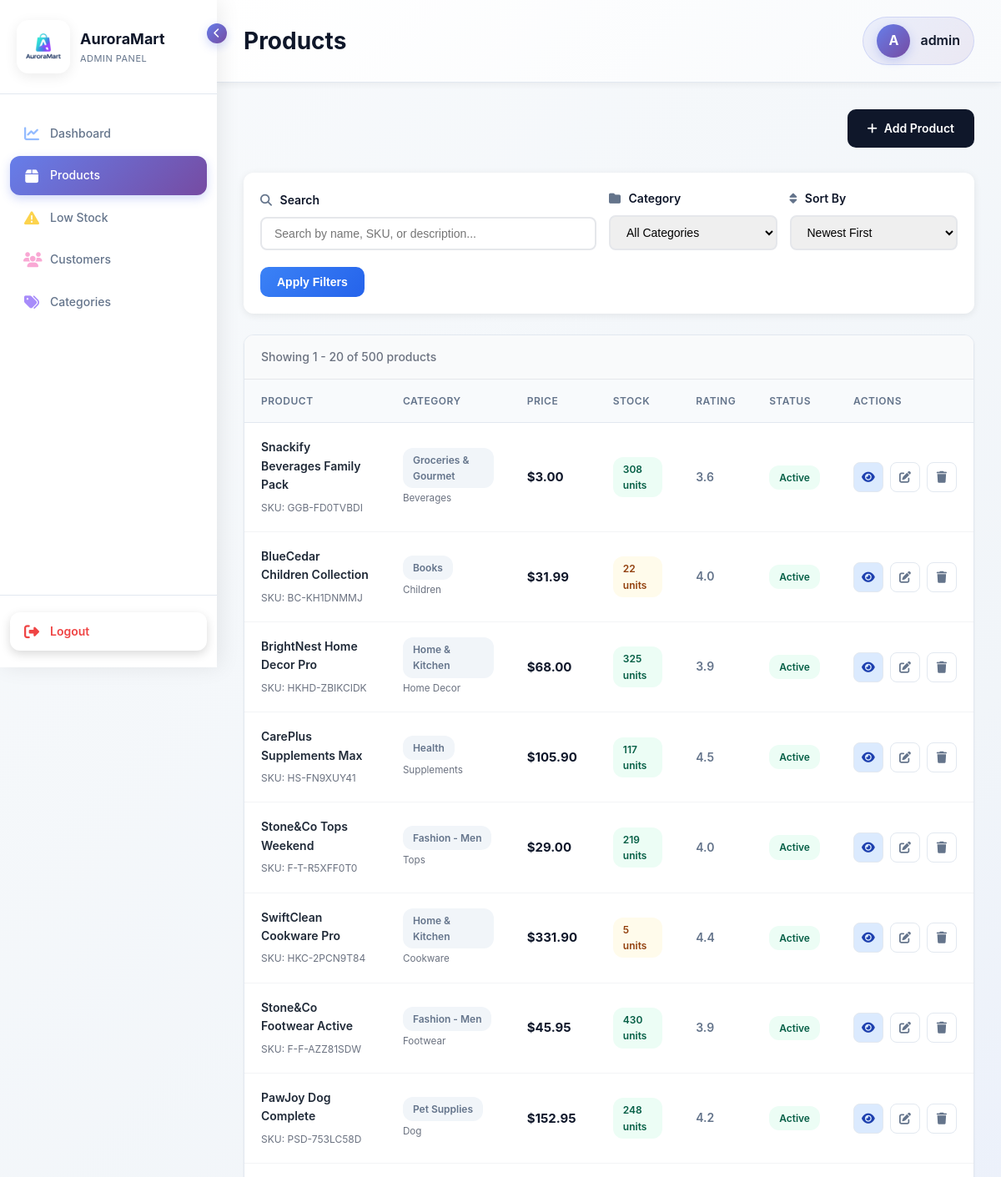
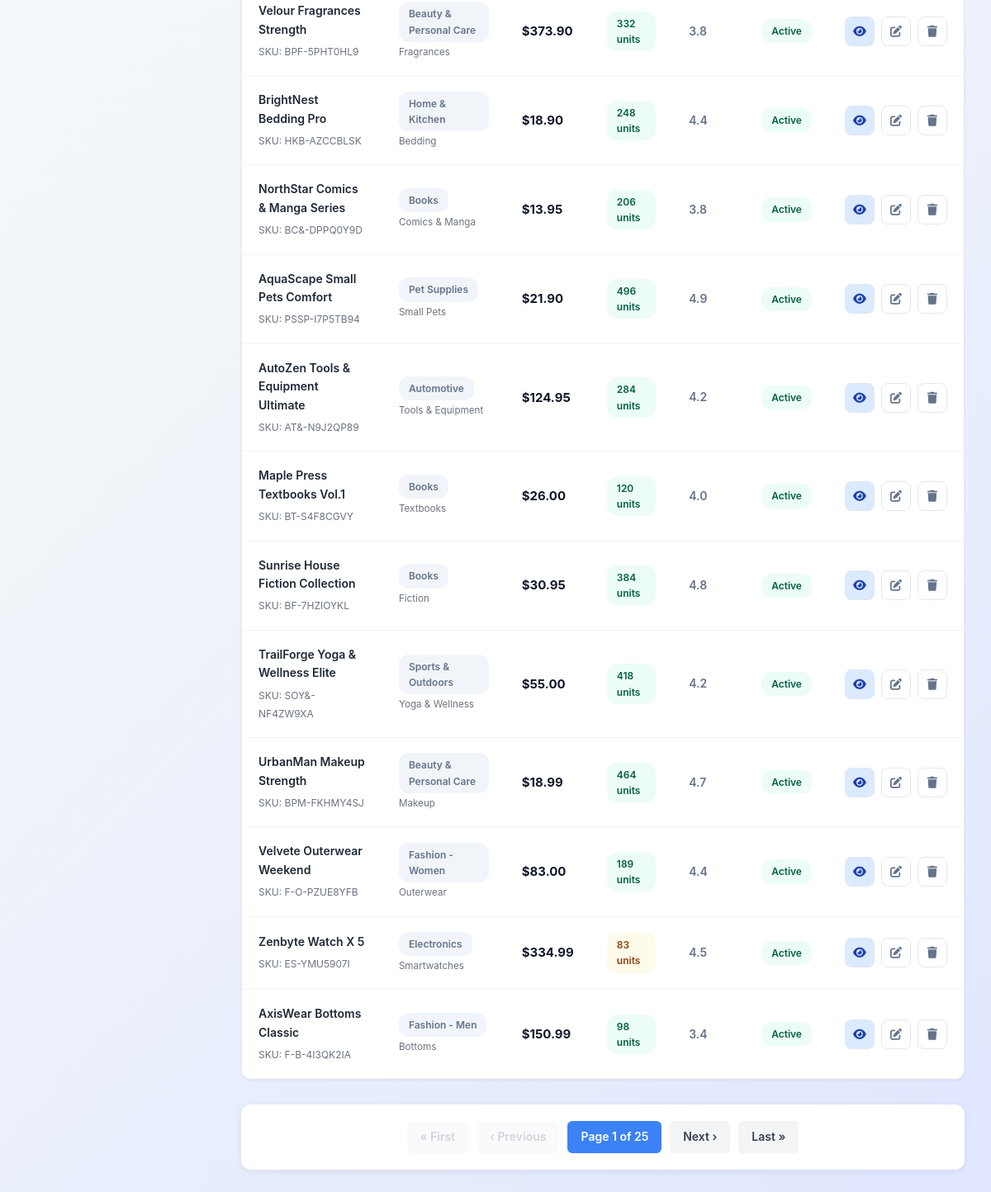
The page /adminpanel/products/ (signed in) on the database its author committed (2 pictures, top to bottom).
### storefront/models.py (models this page shows, shortened)
class Customer(AbstractUser):
    username = models.CharField(
        max_length=150,
        unique=True,
        help_text='Required. 150 characters or fewer. Any characters allowed.',
        validators=[],  # No validators - allow any characters
        error_messages={
            'unique': "A user with that username already exists.",
        },
    )
    age = models.IntegerField(null=True, blank=True)
    gender = models.CharField(max_length=20, blank=True)
    employment_status = models.CharField(max_length=50, blank=True)
    occupation = models.CharField(max_length=100, blank=True)
    education = models.CharField(max_length=100, blank=True)
    household_size = models.IntegerField(null=True, blank=True)
    has_children = models.BooleanField(default=False)
    monthly_income_sgd = models.DecimalField(max_digits=10, decimal_places=2, null=True, blank=True, default=None)
    preferred_category = models.ForeignKey(Category, on_delete=models.SET_NULL, null=True, blank=True)

class Product(models.Model):
    sku = models.CharField(max_length=40, unique=True, db_index=True)  # maps "SKU code"
    name = models.CharField(max_length=200)                            # maps "Product name"
    description = models.TextField(blank=True)                         # maps "Product description"
    category = models.ForeignKey(Category, on_delete=models.CASCADE)    # maps "Product Category"
    subcategory = models.CharField(max_length=150, blank=True)         # maps "Product Subcategory"
    stock = models.IntegerField(default=0)                             # maps "Quantity on hand"
    reorder_threshold = models.IntegerField(default=5)                 # maps "Reorder Quantity"
    price = models.DecimalField(max_digits=10, decimal_places=2)       # maps "Unit price"
    rating = models.FloatField(default=0)                              # maps "Product rating"
    image = models.ImageField(upload_to='products/', blank=True, null=True, default='products/default-product.png')
    is_active = models.BooleanField(default=True)
    created_at = models.DateTimeField(auto_now_add=True, null=True, blank=True)
    updated_at = models.DateTimeField(auto_now=True, null=True, blank=True)
    class Meta:
        ordering = ['-id']
        verbose_name = "Product"
        verbose_name_plural = "Products"
    @property
    def is_low_stock(self):
        return self.stock <= self.reorder_threshold

class Category(models.Model):
    name = models.CharField(max_length=100)
    description = models.TextField(blank=True)

### adminpanel/views/product_views.py (the view)
# urls.py: path('products/', product_views.product_list, name='product_list'),
@login_required(login_url='adminpanel:login')
@user_passes_test(is_staff_user, login_url='adminpanel:login')
def product_list(request):
    products = Product.objects.filter(is_active=True).select_related('category')
    search_query = request.GET.get('search', '')
    if search_query:
        products = products.filter(
            Q(name__icontains=search_query) |
            Q(sku__icontains=search_query) |
            Q(description__icontains=search_query)
        )
    category_id = request.GET.get('category', '')
    if category_id:
        products = products.filter(category_id=category_id)
    sort_by = request.GET.get('sort', '-created_at')
    products = products.order_by(sort_by)
    paginator = Paginator(products, 20)
    page_obj = paginator.get_page(request.GET.get('page'))
    categories = Category.objects.all()
    context = {
        'page_obj': page_obj,
        'categories': categories,
        'search_query': search_query,
        'selected_category': category_id,
        'sort_by': sort_by,
    }
    return render(request, 'adminpanel/product/product_list.html', context)

### adminpanel/views/product_views.py (called while the page is built)
def is_staff_user(user):
    return user.is_authenticated and user.is_staff

### storefront/views.py (called while the page is built)
def cart_count(request):
    cart = request.session.get('cart', {})
    total_items = sum(int(qty) for qty in cart.values())
    return {
        'cart_count': total_items
    }

### adminpanel/templates/adminpanel/product/product_list.html (shortened to what this page needs)
{% extends "adminpanel/base.html" %}
{% block page_title %}Products{% endblock %}
{% block content %}
<div class="page-header">
    <div class="header-actions">
        <a href="{% url 'adminpanel:product_add' %}" class="btn-add">
            <i class="fas fa-plus"></i>
            Add Product
        </a>
    </div>
</div>
<div class="filters-bar">
    <form method="GET" action="{% url 'adminpanel:product_list' %}">
        <div class="filters-grid">
            <div class="form-group">
                <label for="search"><i class="fas fa-search"></i> Search</label>
                <input type="text" id="search" name="search" class="form-control"
                       placeholder="Search by name, SKU, or description..."
                       value="{{ search_query }}">
            </div>
            <div class="form-group">
                <label for="category"><i class="fas fa-folder"></i> Category</label>
                <select id="category" name="category" class="form-control">
                    <option value="">All Categories</option>
                </select>
            </div>
            <div class="form-group">
                <label for="sort"><i class="fas fa-sort"></i> Sort By</label>
                <select id="sort" name="sort" class="form-control">
                    <option value="-created_at" {% if sort_by == '-created_at' %}selected{% endif %}>Newest First</option>
                </select>
            </div>
        </div>
        <button type="submit" class="btn btn-primary mt-20">Apply Filters</button>
    </form>
</div>
{% if page_obj %}
<div class="products-table">
    <div class="results-info">
        Showing {{ page_obj.start_index }} - {{ page_obj.end_index }} of {{ page_obj.paginator.count }} products
    </div>
    <table>
        <thead>
            <tr>
                <th>Product</th>
                <th>Category</th>
                <th>Price</th>
                <th>Stock</th>
                <th>Rating</th>
                <th>Status</th>
                <th>Actions</th>
            </tr>
        </thead>
        <tbody>
            {% for product in page_obj %}
            <tr>
                <td>
                    <span class="product-name">{{ product.name }}</span>
                    <span class="product-sku">SKU: {{ product.sku }}</span>
                </td>
                <td>
                    <span class="badge badge-info">{{ product.category.name }}</span>
                    {% if product.subcategory %}
                    <br><small style="color: #6b7280;">{{ product.subcategory }}</small>
                    {% endif %}
                </td>
                <td><span class="price">${{ product.price }}</span></td>
                <td>
                    {% if product.stock == 0 %}
                        <span class="badge badge-danger">Out of Stock</span>
                    {% elif product.is_low_stock %}
                        <span class="badge badge-warning">{{ product.stock }} units</span>
                    {% else %}
                        <span class="badge badge-success">{{ product.stock }} units</span>
                    {% endif %}
                </td>
                <td><span class="rating">{{ product.rating|floatformat:1 }}</span></td>
                <td>
                    {% if product.is_active %}
                        <span class="badge badge-success">Active</span>
                    {% else %}
                        <span class="badge badge-danger">Inactive</span>
                    {% endif %}
                </td>
                <td>
                    <div class="actions">
                        <a href="{% url 'adminpanel:product_detail' product.pk %}" class="btn-icon btn-view" title="View Details">
                            <i class="fas fa-eye"></i>
                        </a>
                        <a href="{% url 'adminpanel:product_edit' product.pk %}" class="btn-icon" title="Edit Product">
                            <i class="fas fa-edit"></i>
                        </a>
                        <button class="btn-icon btn-delete" data-product-id="{{ product.pk }}" data-product-name="{{ product.name }}" title="Delete Product">
                            <i class="fas fa-trash"></i>
                        </button>
                    </div>
                </td>
            </tr>
            {% endfor %}
        </tbody>
    </table>
</div>
{% if page_obj.has_other_pages %}
<div class="pagination">
    {% if page_obj.has_previous %}
        <a href="?page=1{% if search_query %}&search={{ search_query }}{% endif %}{% if selected_category %}&category={{ selected_category }}{% endif %}{% if sort_by %}&sort={{ sort_by }}{% endif %}">« First</a>
        <a href="?page={{ page_obj.previous_page_number }}{% if search_query %}&search={{ search_query }}{% endif %}{% if selected_category %}&category={{ selected_category }}{% endif %}{% if sort_by %}&sort={{ sort_by }}{% endif %}">‹ Previous</a>
    {% else %}
        <span class="disabled">« First</span>
        <span class="disabled">‹ Previous</span>
    {% endif %}
    <span class="current">Page {{ page_obj.number }} of {{ page_obj.paginator.num_pages }}</span>
    {% if page_obj.has_next %}
        <a href="?page={{ page_obj.next_page_number }}{% if search_query %}&search={{ search_query }}{% endif %}{% if selected_category %}&category={{ selected_category }}{% endif %}{% if sort_by %}&sort={{ sort_by }}{% endif %}">Next ›</a>
        <a href="?page={{ page_obj.paginator.num_pages }}{% if sort_by %}&sort={{ sort_by }}{% endif %}">Last »</a>
    {% else %}
        <span class="disabled">Next ›</span>
        <span class="disabled">Last »</span>
    {% endif %}
</div>
{% endif %}
{% endif %}
{% endblock %}

### adminpanel/templates/adminpanel/base.html (shortened to what this page needs)
<!DOCTYPE html>
<html lang="en">
<head>
    {% load static %}
    <link rel="stylesheet" href="https://cdnjs.cloudflare.com/ajax/libs/font-awesome/6.4.0/css/all.min.css">
</head>
<body>
    <div class="sidebar" id="sidebar">
        <div class="sidebar-header">
            <div class="sidebar-logo">
                <img src="{% static 'images/Auroramart-logo.png' %}" alt="AuroraMart Logo">
            </div>
            <div class="sidebar-brand">
                <div class="brand-name">AuroraMart</div>
                <div class="brand-subtitle">Admin Panel</div>
            </div>
            <div class="sidebar-toggle" onclick="toggleSidebar()">
                <i class="fas fa-chevron-left"></i>
            </div>
        </div>
        <nav class="sidebar-nav">
            <div class="nav-item">
                <a href="{% url 'adminpanel:dashboard' %}" class="nav-link {% if request.resolver_match.url_name == 'dashboard' %}active{% endif %}">
                    <i class="fas fa-chart-line"></i>
                    <span class="nav-text">Dashboard</span>
                </a>
            </div>
            <div class="nav-item">
                <a href="{% url 'adminpanel:product_list' %}" class="nav-link {% if 'product' in request.resolver_match.url_name %}active{% endif %}">
                    <i class="fas fa-box"></i>
                    <span class="nav-text">Products</span>
                </a>
            </div>
            <div class="nav-item">
                <a href="{% url 'adminpanel:low_stock' %}" class="nav-link {% if request.resolver_match.url_name == 'low_stock' %}active{% endif %}">
                    <i class="fas fa-exclamation-triangle"></i>
                    <span class="nav-text">Low Stock</span>
                </a>
            </div>
            <div class="nav-item">
                <a href="{% url 'adminpanel:customer_list' %}" class="nav-link {% if 'customer' in request.resolver_match.url_name %}active{% endif %}">
                    <i class="fas fa-users"></i>
                    <span class="nav-text">Customers</span>
                </a>
            </div>
            <div class="nav-item">
                <a href="{% url 'adminpanel:category_list' %}" class="nav-link {% if 'category' in request.resolver_match.url_name %}active{% endif %}">
                    <i class="fas fa-tags"></i>
                    <span class="nav-text">Categories</span>
                </a>
            </div>
        </nav>
        <div class="sidebar-footer">
            {% if user.is_authenticated %}
            <a href="{% url 'adminpanel:logout' %}" class="logout-link">
                <i class="fas fa-sign-out-alt"></i>
                <span class="nav-text">Logout</span>
            </a>
            {% endif %}
        </div>
    </div>
    <div class="main-content">
        <div class="topbar">
            <h1 class="page-title">{% block page_title %}Dashboard{% endblock %}</h1>
            {% if user.is_authenticated %}
            <div class="user-info">
                <div class="user-avatar">{{ user.username|slice:":1"|upper }}</div>
                <span class="user-name">{{ user.username }}</span>
            </div>
            {% endif %}
        </div>
        <div class="content-wrapper">
            {% block content %}{% endblock %}
        </div>
    </div>
</body>
</html>

### adminpanel/templates/adminpanel/product/product_list.html (style rules this page uses)
.page-header { display: flex; justify-content: space-between; align-items: center; margin-bottom: 30px; }
.header-actions { display: flex; gap: 12px; }
.btn-add { display: inline-flex; align-items: center; gap: 8px; padding: 12px 24px; background: #0f172a; color: white; text-decoration: none; border-radius: 10px; font-weight: 600; font-size: 14px; transition: all 0.2s ease; border: none; cursor: pointer; }
.filters-bar { background: white; padding: 20px; border-radius: 12px; margin-bottom: 25px; box-shadow: 0 2px 10px rgba(0,0,0,0.08); }
.filters-grid { display: grid; grid-template-columns: 2fr 1fr 1fr; gap: 15px; align-items: end; }
.form-group { margin-bottom: 0; }
.form-group label { display: block; margin-bottom: 8px; font-weight: 600; color: #0f172a; font-size: 14px; }
.form-group label i { color: #64748b; margin-right: 6px; }
.form-control { width: 100%; padding: 10px 15px; border: 2px solid #e5e7eb; border-radius: 8px; font-size: 14px; transition: all 0.3s ease; }
.products-table { background: white; border-radius: 12px; overflow: hidden; box-shadow: 0 1px 3px rgba(0,0,0,0.05); border: 1px solid #e2e8f0; }
table { width: 100%; border-collapse: collapse; }
thead { background: #f8fafc; border-bottom: 1px solid #e2e8f0; }
thead th { padding: 16px 20px; text-align: left; font-weight: 600; color: #64748b; font-size: 12px; text-transform: uppercase; letter-spacing: 0.5px; }
tbody tr { border-bottom: 1px solid #f3f4f6; transition: background 0.2s ease; }
tbody td { padding: 18px 20px; color: #374151; font-size: 14px; }
.product-name { font-weight: 600; color: #1f2937; display: block; margin-bottom: 4px; }
.product-sku { font-size: 12px; color: #6b7280; }
.badge { padding: 5px 12px; border-radius: 12px; font-size: 12px; font-weight: 600; display: inline-block; }
.badge-success { background: #ecfdf5; color: #065f46; }
.badge-warning { background: #fffbeb; color: #92400e; }
.badge-info { background: #f1f5f9; color: #64748b; }
.price { font-weight: 700; color: #0f172a; font-size: 15px; }
.rating { color: #64748b; font-weight: 600; }
.actions { display: flex; gap: 8px; }
.btn-icon { width: 36px; height: 36px; border-radius: 8px; display: inline-flex; align-items: center; justify-content: center; border: 1px solid #e2e8f0; background: white; color: #64748b; cursor: pointer; transition: all 0.2s ease; text-decoration: none; font-size: 14px; }
.btn-view { background: #dbeafe; color: #1e40af; }
.pagination { display: flex; justify-content: center; align-items: center; gap: 10px; margin-top: 30px; padding: 20px; background: white; border-radius: 12px; box-shadow: 0 2px 10px rgba(0,0,0,0.08); }
.pagination a, .pagination span { padding: 8px 16px; border-radius: 6px; text-decoration: none; font-weight: 600; font-size: 14px; transition: all 0.2s ease; }
.pagination a { background: #f3f4f6; color: #374151; }
.pagination .current { background: #3b82f6; color: white; }
.pagination .disabled { background: #f9fafb; color: #d1d5db; cursor: not-allowed; }
.results-info { padding: 15px 20px; background: #f9fafb; border-bottom: 1px solid #e5e7eb; font-size: 14px; color: #6b7280; font-weight: 500; }

### rows shown on the page
Customer: username "A", username "admin"
Product: name "Snackify Beverages Family Pack", sku "GGB-FD0TVBDI", category.name "Groceries & Gourmet", subcategory "Beverages", price "3.00", stock "308", rating "3.6", is_active "Active"
Product: name "BlueCedar Children Collection", sku "BC-KH1DNMMJ", category.name "Books", subcategory "Children", price "31.99", stock "22", rating "4.0", is_active "Active"
Product: name "BrightNest Home Decor Pro", sku "HKHD-ZBIKCIDK", category.name "Home & Kitchen", subcategory "Home Decor", price "68.00", stock "325", rating "3.9", is_active "Active"
Product: name "CarePlus Supplements Max", sku "HS-FN9XUY41", category.name "Health", subcategory "Supplements", price "105.90", stock "117", rating "4.5", is_active "Active"
Product: name "Stone&Co Tops Weekend", sku "F-T-R5XFF0T0", category.name "Fashion - Men", subcategory "Tops", price "29.00", stock "219", rating "4.0", is_active "Active"
Product: name "SwiftClean Cookware Pro", sku "HKC-2PCN9T84", category.name "Home & Kitchen", subcategory "Cookware", price "331.90", stock "5", rating "4.4", is_active "Active"
Product: name "Stone&Co Footwear Active", sku "F-F-AZZ81SDW", category.name "Fashion - Men", subcategory "Footwear", price "45.95", stock "430", rating "3.9", is_active "Active"
Product: name "PawJoy Dog Complete", sku "PSD-753LC58D", category.name "Pet Supplies", subcategory "Dog", price "152.95", stock "248", rating "4.2", is_active "Active"
Product: name "Velour Fragrances Strength", sku "BPF-5PHT0HL9", category.name "Beauty & Personal Care", subcategory "Fragrances", price "373.90", stock "332", rating "3.8", is_active "Active"
Product: name "BrightNest Bedding Pro", sku "HKB-AZCCBLSK", category.name "Home & Kitchen", subcategory "Bedding", price "18.90", stock "248", rating "4.4", is_active "Active"
Product: name "NorthStar Comics & Manga Series", sku "BC&-DPPQ0Y9D", category.name "Books", subcategory "Comics & Manga", price "13.95", stock "206", rating "3.8", is_active "Active"
Product: name "AquaScape Small Pets Comfort", sku "PSSP-I7P5TB94", category.name "Pet Supplies", subcategory "Small Pets", price "21.90", stock "496", rating "4.9", is_active "Active"
Product: name "AutoZen Tools & Equipment Ultimate", sku "AT&-N9J2QP89", category.name "Automotive", subcategory "Tools & Equipment", price "124.95", stock "284", rating "4.2", is_active "Active"
Product: name "Maple Press Textbooks Vol.1", sku "BT-S4F8CGVY", category.name "Books", subcategory "Textbooks", price "26.00", stock "120", rating "4.0", is_active "Active"
Product: name "Sunrise House Fiction Collection", sku "BF-7HZIOYKL", category.name "Books", subcategory "Fiction", price "30.95", stock "384", rating "4.8", is_active "Active"
Product: name "TrailForge Yoga & Wellness Elite", sku "SOY&-NF4ZW9XA", category.name "Sports & Outdoors", subcategory "Yoga & Wellness", price "55.00", stock "418", rating "4.2", is_active "Active"
Product: name "UrbanMan Makeup Strength", sku "BPM-FKHMY4SJ", category.name "Beauty & Personal Care", subcategory "Makeup", price "18.99", stock "464", rating "4.7", is_active "Active"
Product: name "Velvete Outerwear Weekend", sku "F-O-PZUE8YFB", category.name "Fashion - Women", subcategory "Outerwear", price "83.00", stock "189", rating "4.4", is_active "Active"
Product: name "Zenbyte Watch X 5", sku "ES-YMU5907I", category.name "Electronics", subcategory "Smartwatches", price "334.99", stock "83", rating "4.5", is_active "Active"
Product: name "AxisWear Bottoms Classic", sku "F-B-4I3QK2IA", category.name "Fashion - Men", subcategory "Bottoms", price "150.99", stock "98", rating "3.4", is_active "Active"

### other values the page prints
{{ page_obj.start_index }} "1"
{{ page_obj.end_index }} "20"
{{ page_obj.paginator.count }} "500"
{{ page_obj.number }} "1"
{{ page_obj.paginator.num_pages }} "25"
